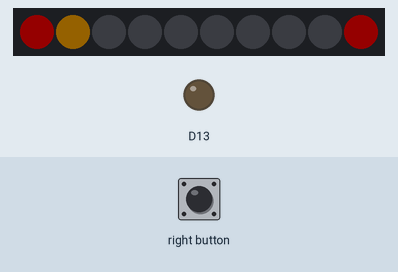
Recording of a sketch running on a simulated Adafruit Circuit Playground Express. On the bench: 10 RGB LEDs in strip order, left to right, output pins drawn as LEDs (lit = HIGH). The inputs (shaded band) are chosen by the test bench. Dim RGB values are drawn brighter than linear.

Above: at 2.1 s.
At 4.8 s:
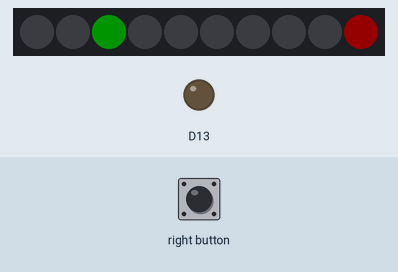
4.9 s: right button pressed for 0.15 s
At 8.2 s:
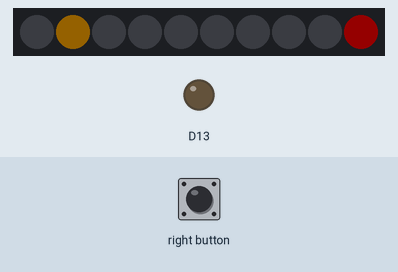
At 14.1 s:
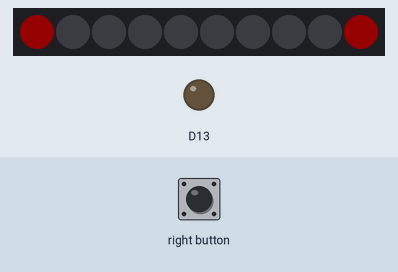
Timing chart, 0 to 15.6 s (numbered marks = the images above; inputs shaded):
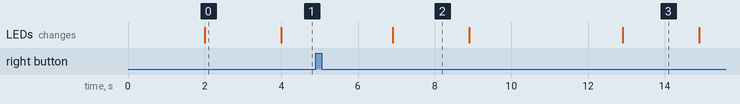

Measured:
- after the input at 4.9 s, the LEDs: change after 2.0 s (image 2)
- what the display in image 0 shows lasts 2.0 s, from 2.0 s to 4.0 s

The sketch:

Pedestrian_Crossing.ino
```cpp
#include <Adafruit_CircuitPlayground.h>

bool rightButtonPressed;

void setup() {
  // put your setup code here, to run once:
  CircuitPlayground.begin();
  CircuitPlayground.clearPixels();
}

void loop() {
  // put your main code here, to run repeatedly:

  CircuitPlayground.setPixelColor(0, 255, 0, 0);    //Turn LED 0 to red
  CircuitPlayground.setPixelColor(9, 255, 0, 0);    //Turn LED 9 to red
  delay(2000);
  CircuitPlayground.setPixelColor(1, 255, 165, 0);  //Turn LED 1 to orange
  delay(2000);
  CircuitPlayground.setPixelColor(0, 0, 0, 0);      //Turn LED 0 off
  CircuitPlayground.setPixelColor(1, 0, 0, 0);      //Turn LED 1 off

  do {
    CircuitPlayground.setPixelColor(2, 0, 255, 0);    //Turn LED 2 to green
    rightButtonPressed = CircuitPlayground.rightButton();
  } while (!rightButtonPressed);
  delay(2000);
  CircuitPlayground.setPixelColor(2, 0, 0, 0);      //Turn LED 2 off
  CircuitPlayground.setPixelColor(1, 255, 165, 0);  //Turn LED 1 to orange
  delay(2000);
  CircuitPlayground.setPixelColor(1, 0, 0, 0);      //Turn LED 1 off
  CircuitPlayground.setPixelColor(0, 255, 0, 0);    //Turn LED 0 to red

  CircuitPlayground.setPixelColor(9, 0, 0, 0);      //Turn LED 9 off
  CircuitPlayground.setPixelColor(8, 0, 255, 0);    //Turn LED 8 to green
  delay(4000);
  CircuitPlayground.setPixelColor(8, 0, 0, 0);      //Turn LED 8 off
}
```
